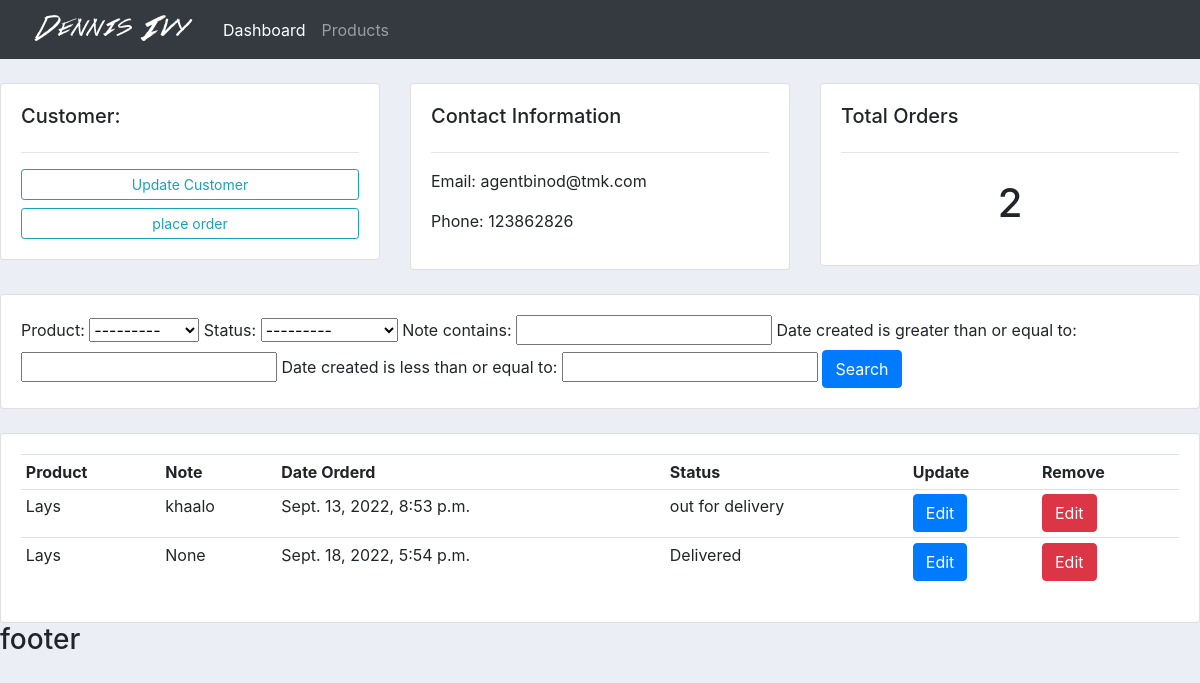
The app's page /customer/2/ with its own data.
### dashboard/models.py (models this page shows, shortened)
class Customer(models.Model):
    name = models.CharField(max_length=200, null=True)
    phone = models.CharField(max_length=200, null=True)
    email = models.CharField(max_length=200, null=True)
    date_created = models.DateTimeField(auto_now_add=True, null=True)

class Order(models.Model):
    STATUS=(
        ('Pending', 'Pending'),
        ('out for delivery', 'out for delivery'),
        ('Delivered', 'Delivered'),
    )
    customer = models.ForeignKey(Customer, null=True, on_delete= models.SET_NULL)
    product = models.ForeignKey(Product, null=True, on_delete= models.SET_NULL)
    status= models.CharField(max_length=200, null=True,choices=STATUS)
    date_created= models.DateTimeField(auto_now_add=True, null=True)
    note= models.CharField(max_length=200, null=True)

class Product(models.Model):
    CATEGORY=(
        ('Indoor', 'Indoor'),
        ('Out Door','Outdoor'),
    )
    name= models.CharField(max_length=200, null=True)
    price= models.FloatField(null=True)
    category= models.CharField(max_length=200, null=True,choices=CATEGORY)
    description= models.CharField(max_length=200, null=True)
    date_created= models.DateTimeField(auto_now_add=True, null=True)
    tags= models.ManyToManyField(Tag)
    def __str__(self):
        return self.name

### dashboard/views.py (the view)
# urls.py: path('customer/<str:pk_test>/', views.customer, name='customer'),
def customer(request, pk_test):
    customer = Customer.objects.get(id=pk_test)
    orders = customer.order_set.all()
    order_count = orders.count()
    myFilter = OrderFilter(request.GET, queryset=orders)
    orders = myFilter.qs
    context ={ 'customer': customer, 'orders': orders, 'order_count': order_count, 'myFilter': myFilter }
    return render(request, 'dashboard/customer.html',context)

### templates/dashboard/customer.html
{%  extends 'dashboard/base.html' %}
{% block content %}
	<br>
<div class="row">
	<div class="col-md">
		<div class="card card-body">
			<h5>Customer:</h5>
			<hr>
			<a class="btn btn-outline-info  btn-sm btn-block" href="">Update Customer</a>
			<a class="btn btn-outline-info  btn-sm btn-block" href="{% url 'create_order' customer.id %}">place order</a>
		</div>
	</div>
	<div class="col-md">
		<div class="card card-body">
			<h5>Contact Information</h5>
			<hr>
			<p>Email: {{customer.email}}</p>
			<p>Phone: {{customer.phone}}</p>
		</div>
	</div>
	<div class="col-md">
		<div class="card card-body">
			<h5>Total Orders</h5>
			<hr>
			<h1 style="text-align: center;padding: 10px"> {{order_count}}</h1>
		</div>
	</div>
</div>
<br>
<div class="row">
	<div class="col">
		<div class="card card-body">
			<form method="get">
				{{myFilter.form}}
		    <button class="btn btn-primary" type="submit">Search</button>
		  </form>
		</div>
	</div>
</div>
<br>
<div class="row">
	<div class="col-md">
		<div class="card card-body">
			<table class="table table-sm">
				<tr>
					<th>Product</th>
					<th>Note</th>
					<th>Date Orderd</th>
					<th>Status</th>
					<th>Update</th>
					<th>Remove</th>
				</tr>
				{% for order in orders %}
				<tr>
					<td>{{order.product}}</td>
					<td>{{order.note}}</td>
					<td>{{order.date_created}}</td>
					<td>{{order.status}}</td>
					<td > <a href="{% url 'update_order'  order.id %}" class="text-white  btn btn-primary">Edit</a> </td>
				    <td > <a href="{% url 'delete_order'  order.id %}" class="text-white  btn btn-danger">Edit</a></td>
				</tr>
				{% endfor %}
			</table>
		</div>
	</div>
</div>
{% endblock %}

### QeApp/static/css/base.css (style rules this page uses)
body { background-color: #ebeff5; }

### records on screen
Customer: email "agentbinod@tmk.com", phone "123862826"
Order: product "Lays", note "khaalo", date_created "Sept. 13, 2022, 8:53 p.m.", status "out for delivery"
Order: product "Lays", note "None", date_created "Sept. 18, 2022, 5:54 p.m.", status "Delivered"

### other values on screen
{{ order_count }} "2"
